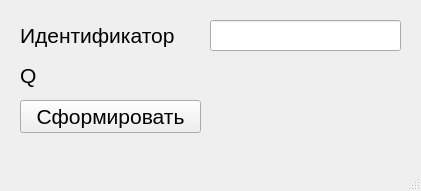
<?xml version="1.0" encoding="UTF-8"?>
<ui version="4.0">
 <class>OnlyWindow</class>
 <widget class="QMainWindow" name="OnlyWindow">
  <property name="geometry">
   <rect>
    <x>0</x>
    <y>0</y>
    <width>421</width>
    <height>191</height>
   </rect>
  </property>
  <property name="minimumSize">
   <size>
    <width>421</width>
    <height>191</height>
   </size>
  </property>
  <property name="maximumSize">
   <size>
    <width>421</width>
    <height>191</height>
   </size>
  </property>
  <property name="windowTitle">
   <string>Сформировать Пароль</string>
  </property>
  <widget class="QWidget" name="centralwidget">
   <widget class="QLabel" name="idxLabel">
    <property name="geometry">
     <rect>
      <x>20</x>
      <y>20</y>
      <width>181</width>
      <height>31</height>
     </rect>
    </property>
    <property name="font">
     <font>
      <pointsize>16</pointsize>
     </font>
    </property>
    <property name="text">
     <string>Идентификатор</string>
    </property>
   </widget>
   <widget class="QLineEdit" name="idxLineEdit">
    <property name="geometry">
     <rect>
      <x>210</x>
      <y>20</y>
      <width>191</width>
      <height>31</height>
     </rect>
    </property>
    <property name="font">
     <font>
      <pointsize>16</pointsize>
     </font>
    </property>
   </widget>
   <widget class="QLabel" name="qLabel">
    <property name="geometry">
     <rect>
      <x>20</x>
      <y>60</y>
      <width>21</width>
      <height>31</height>
     </rect>
    </property>
    <property name="font">
     <font>
      <pointsize>16</pointsize>
     </font>
    </property>
    <property name="text">
     <string>Q</string>
    </property>
   </widget>
   <widget class="QLabel" name="qValue">
    <property name="geometry">
     <rect>
      <x>210</x>
      <y>60</y>
      <width>191</width>
      <height>31</height>
     </rect>
    </property>
    <property name="font">
     <font>
      <pointsize>16</pointsize>
     </font>
    </property>
    <property name="text">
     <string> </string>
    </property>
   </widget>
   <widget class="QPushButton" name="genPushButton">
    <property name="geometry">
     <rect>
      <x>20</x>
      <y>100</y>
      <width>181</width>
      <height>33</height>
     </rect>
    </property>
    <property name="font">
     <font>
      <pointsize>16</pointsize>
     </font>
    </property>
    <property name="text">
     <string>Сформировать</string>
    </property>
   </widget>
   <widget class="QLabel" name="passwordValue">
    <property name="geometry">
     <rect>
      <x>210</x>
      <y>100</y>
      <width>191</width>
      <height>31</height>
     </rect>
    </property>
    <property name="font">
     <font>
      <pointsize>16</pointsize>
     </font>
    </property>
    <property name="text">
     <string/>
    </property>
   </widget>
  </widget>
  <widget class="QMenuBar" name="menubar">
   <property name="geometry">
    <rect>
     <x>0</x>
     <y>0</y>
     <width>421</width>
     <height>29</height>
    </rect>
   </property>
  </widget>
  <widget class="QStatusBar" name="statusbar"/>
 </widget>
 <resources/>
 <connections/>
</ui>
